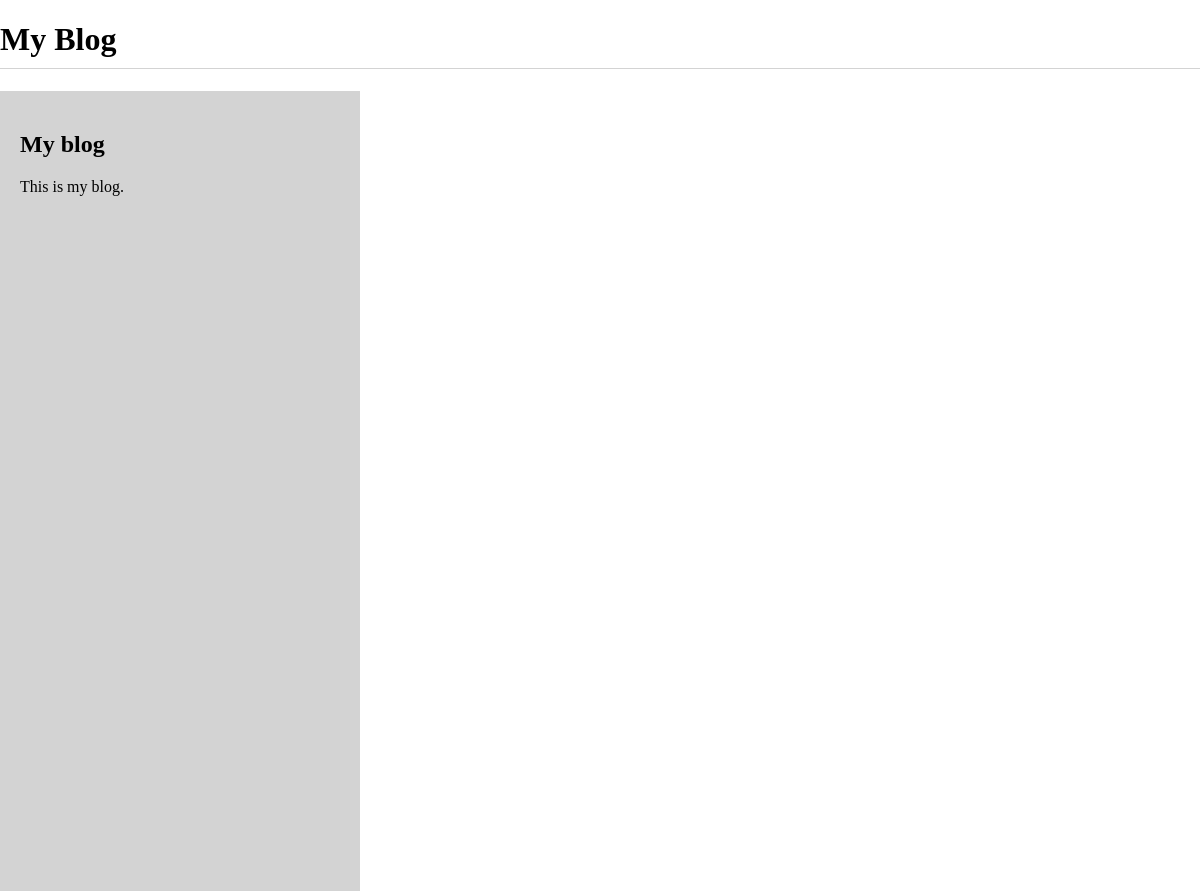
/blog/, run on an earlier commit of the app's database.
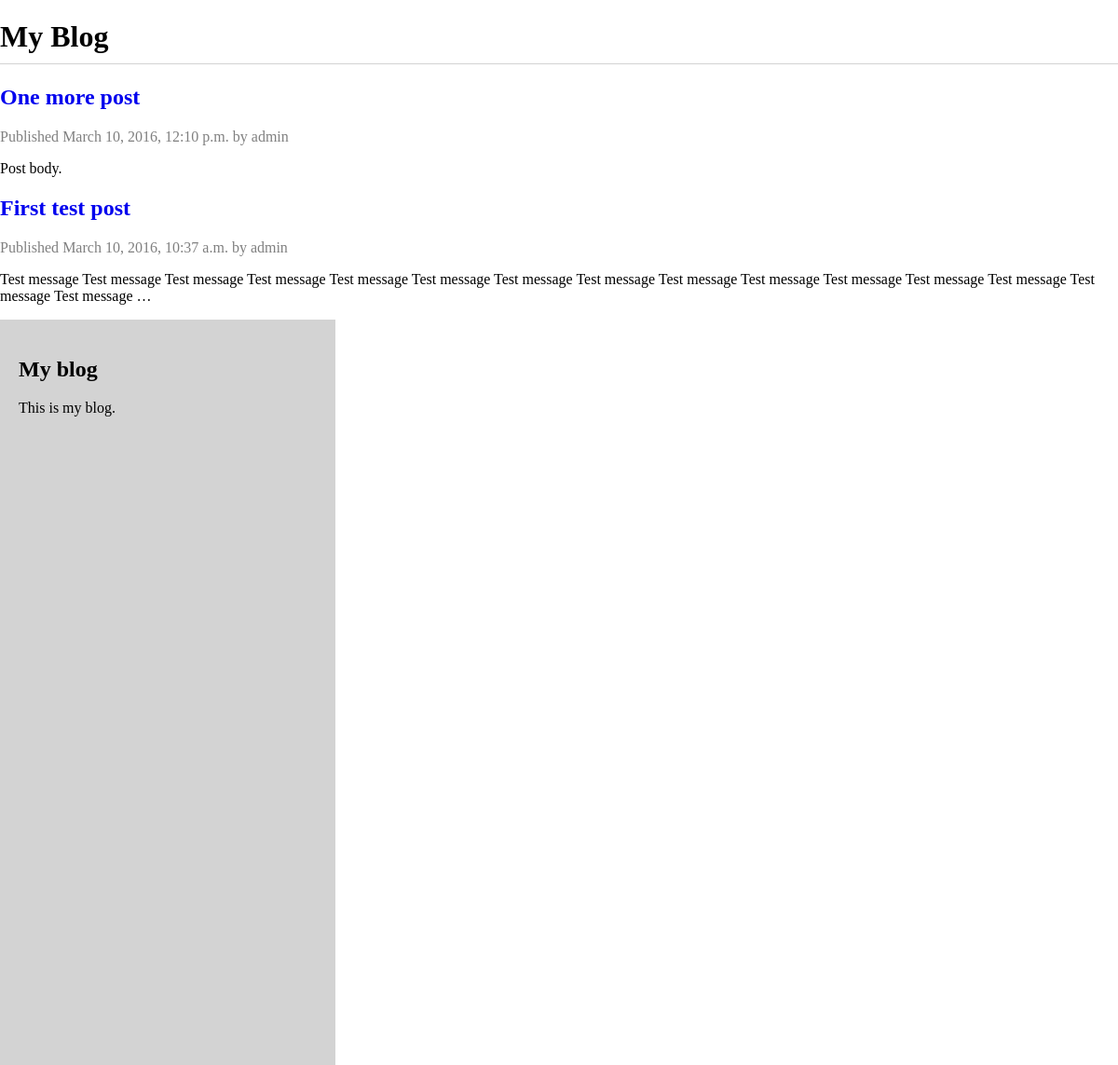
And on a later commit of the database.
### blog/models.py (models this page shows, shortened)
class Post(models.Model):
    STATUS_CHOICES = (
        ('draft', 'Draft'),
        ('published', 'Published'),
    )
    title = models.CharField(max_length=250)
    slug = models.SlugField(max_length=250,
                            unique_for_date='publish')
    author = models.ForeignKey(User, related_name='blog_posts')
    body = models.TextField()
    publish = models.DateTimeField(default=timezone.now)
    created = models.DateTimeField(auto_now_add=True)
    updated = models.DateTimeField(auto_now=True)
    status = models.CharField(max_length=10,
                              choices=STATUS_CHOICES,
                              default='draft')
    objects = models.Manager()
    published = PublishedManager()
    def get_absolute_url(self):
        return reverse('blog:post_detail', args=[self.publish.year, self.publish.strftime('%m'),
                                                 self.publish.strftime('%d'), self.slug])
    class Meta:
        ordering = ('-publish',)

### blog/views.py (the view)
def post_list(request):
    posts = Post.published.all()
    return render(request, 'blog/post/list.html', {'posts': posts})

### blog/models.py (called while the page is built)
    def get_queryset(self):
        return super(PublishedManager, self).get_queryset().filter(status='published')

### blog/templates/blog/post/list.html (shortened to what this page needs)
{% extends "blog/base.html" %}
{% block content %}
<h1>My Blog</h1>
    {% for post in posts %}
<h2>
    <a href="{{ post.get_absolute_url }}">
        {{ post.title }}
    </a>
</h2>
<p class="date">
    Published {{ post.publish }} by {{ post.author }}
</p>
{{ post.body|truncatewords:30|linebreaks }}
{% endfor %}
{% endblock %}

### blog/templates/blog/base.html (shortened to what this page needs)
{% load staticfiles %}
<!DOCTYPE html>
<html>
    <head>
    <link href="{% static "css/blog.css" %}" rel="stylesheet">
    </head>
    <body>
        <div id="content">
        {% block content %}
        {% endblock %}
        </div>
    <div id="sidebar">
        <h2>My blog</h2>
        <p>This is my blog.</p>
    </div>
    </body>
</html>

### blog/static/css/blog.css (style rules this page uses)
* { box-sizing:border-box; }
a { text-decoration: none; }
body, html { height: 100%; margin: 0; }
h1 { border-bottom: 1px solid lightgrey; padding-bottom: 10px; }
.date { color: grey; }
#container, #sidebar { display: inline-block; float: left; padding: 20px; height: 100%; }
#sidebar { width: 30%; background-color: lightgrey; }

What changed in the data, as far as the page shows it:
now on this page (row edited): Post: title "One more post", publish "March 10, 2016, 12:10 p.m.", author "admin", body "Post body."
now on this page (row edited): Post: title "First test post", publish "March 10, 2016, 10:37 a.m.", author "admin", body "Test message Test message Test message Test message Test message Test message Test message Test message Test message Test message Test message Test message Test message Test message Test message …"
